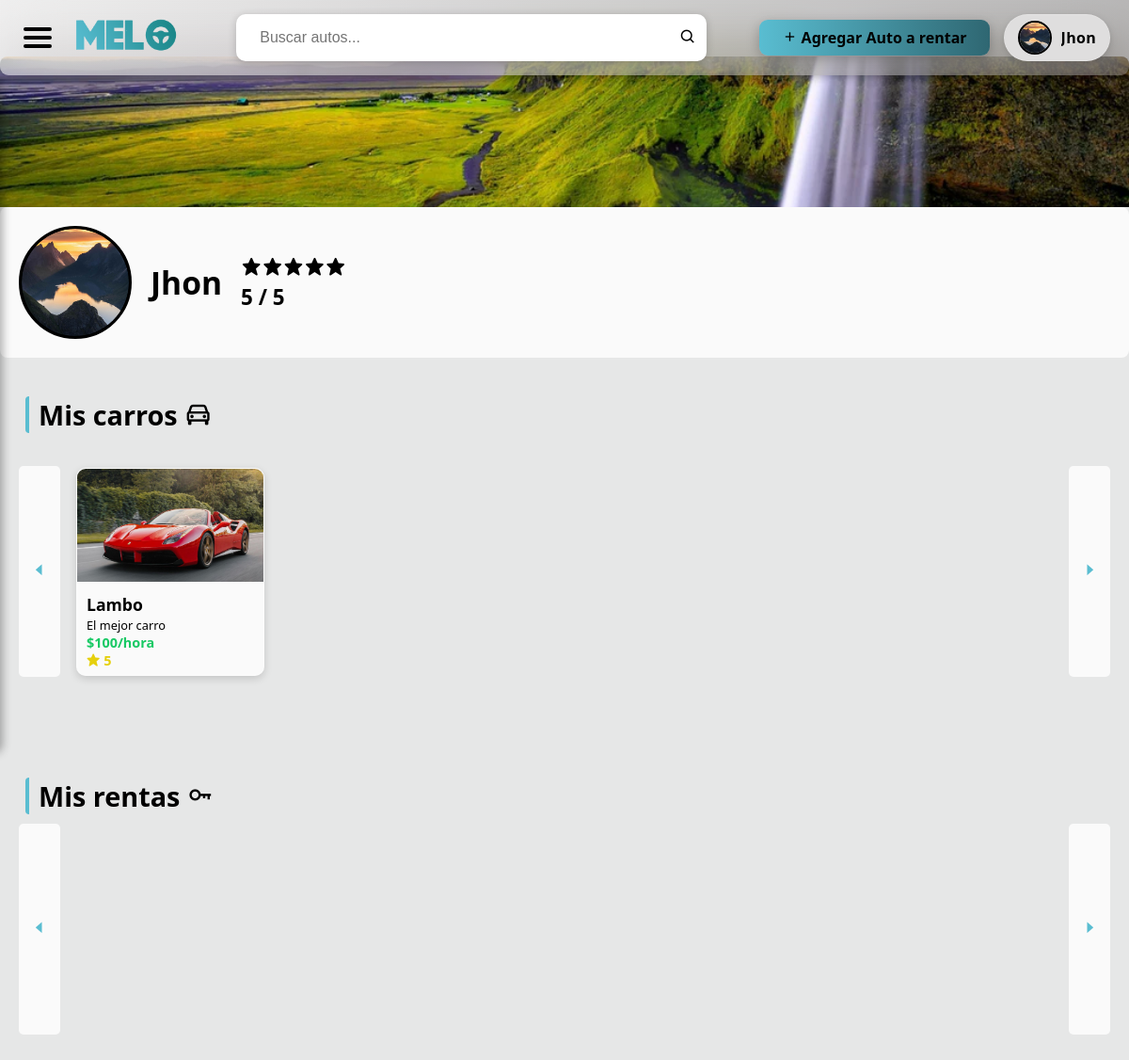
Page /profile.php (signed in) on the committed database.
### tables this page shows
CREATE TABLE `registro` (
  `ID_Registro` int(11) NOT NULL,
  `Nombre` varchar(100) NOT NULL,
  `CorreoElectronico` varchar(100) NOT NULL,
  `Contrasena` varchar(100) NOT NULL,
  `imagen_perfil` varchar(255) DEFAULT NULL,
  `imagen_fondo` varchar(255) DEFAULT NULL
);

CREATE TABLE `autos` (
  `id` int(11) NOT NULL,
  `usuario` varchar(100) NOT NULL,
  `nombre` varchar(100) NOT NULL,
  `descripcion` text DEFAULT NULL,
  `precio` varchar(50) DEFAULT NULL,
  `estrellas` int(11) DEFAULT 5,
  `imagen` varchar(255) DEFAULT NULL,
  `fecha_creacion` timestamp NOT NULL DEFAULT current_timestamp(),
  `categoria` varchar(50) DEFAULT 'General',
  `ubicacion` varchar(255) DEFAULT NULL,
  `oculto` tinyint(1) DEFAULT 0
);

### profile.php (the view, shortened to what this page needs)
<?php
require 'conexion.php';
$usuario = $_SESSION['usuario'] ?? '';
$datos = [];
if ($usuario) {
    $stmt = $conn->prepare("SELECT * FROM registro WHERE Nombre = ?");
    $stmt->bind_param("s", $usuario);
    $stmt->execute();
    $resultado = $stmt->get_result();
    $datos = $resultado->fetch_assoc();
}
?>
<!DOCTYPE html>
<html lang="es">
<head>
  <link rel="stylesheet" href="css/style.css">
  <link href='https://unpkg.com/boxicons@2.1.4/css/boxicons.min.css' rel='stylesheet'>
</head>
<body>
<?php include 'header.php'; ?>
<div class="profile-bg-container">
  <div class="background_and_profile">
    <div class="bp_header" style="background-image: url('<?php echo $datos['imagen_fondo'] ?? 'img/default-bg.jpg'; ?>');">
    </div>
    <div class="profile-content">
      <div class="profile_icon_big">
        <img src="<?php echo !empty($datos['imagen_perfil']) ? $datos['imagen_perfil'] : 'img/Profile_Icon.png'; ?>" class="profile-img">
      </div>
      <div class="name_bg">
        <div class="name_and_rating">
          <h2><?php echo htmlspecialchars($datos['Nombre'] ?? 'Usuario'); ?></h2>
          <div class="star-rating" data-usuario="<?php echo $usuario; ?>">
            <?php
              $stmt = $conn->prepare("SELECT AVG(estrellas) AS promedio FROM valoraciones WHERE usuario_valorado = ?");
              $stmt->bind_param("s", $usuario);
              $stmt->execute();
              $resultado = $stmt->get_result();
              $prom = $resultado->fetch_assoc();
              $promedio = isset($prom['promedio']) && $prom['promedio'] !== null ? round($prom['promedio'], 1) : 0;
              for ($i = 1; $i <= 5; $i++) {
                  $active = ($i <= $promedio) ? 'active' : '';
                  echo "<i class='bx bxs-star star $active' data-star='$i'></i>";
              }
              echo "<p class='rating-label'>$promedio / 5</p>";
            ?>
          </div>
        </div>
      </div>
    </div>
  </div>
</div>
<div class="profilecar">
  <section class="marketplace">
    <div class="category" id="Electricos">
      <div class="category-title">Mis carros <i class='bx bx-car'></i></div>
      <div class="carousel-wrapper">
        <button class="scroll-btn left" onclick="scrollLeftBtn('electricos-scroll')"><i class='bx bx-caret-left'></i></button>
        <div class="cards scrollable" id="electricos-scroll">
          <?php
          if ($usuario) {
              $stmt = $conn->prepare("SELECT * FROM autos WHERE usuario = ?");
              $stmt->bind_param("s", $usuario);
              $stmt->execute();
              $resultado = $stmt->get_result();
              while ($auto = $resultado->fetch_assoc()) {
                  ?>
                  <a href="detalle_auto.php?id=<?php echo $auto['id']; ?>" class="card">
                    <img src="<?php echo htmlspecialchars($auto['imagen']); ?>" alt="<?php echo htmlspecialchars($auto['nombre']); ?>">
                    <div class="info">
                      <h3><?php echo htmlspecialchars($auto['nombre']); ?></h3>
                      <p><?php echo htmlspecialchars($auto['descripcion']); ?></p>
                      <span class="price"><?php echo htmlspecialchars($auto['precio']); ?></span>
                      <span class="stars"><i class='bx bxs-star'></i> <?php echo intval($auto['estrellas']); ?> </span>
                    </div>
                  </a>
                  <?php
              }
          }
          ?>
        </div>
        <button class="scroll-btn right" onclick="scrollRightBtn('electricos-scroll')"><i class='bx bx-caret-right'></i></button>
      </div>
    </div>
  </section>
</div>
<div class="profilecar">
  <section class="marketplace">
    <div class="category" id="Rentas">
      <div class="category-title">Mis rentas <i class='bx bx-key'></i></div>
      <div class="carousel-wrapper">
        <button class="scroll-btn left" onclick="scrollLeftBtn('rentas-scroll')"><i class='bx bx-caret-left'></i></button>
        <div class="cards scrollable" id="rentas-scroll">
        </div>
        <button class="scroll-btn right" onclick="scrollRightBtn('rentas-scroll')"><i class='bx bx-caret-right'></i></button>
      </div>
    </div>
  </section>
</div>
</body>
</html>

### header.php (shortened to what this page needs)
<header class="main-header">
  <div class="toggle" id="menu-toggle" aria-label="Toggle menu" role="button" tabindex="0">
    <span></span><span></span><span></span>
  </div>
  <a href="index.php" onclick="if(window.location.pathname.endsWith('index.php')) return false class="logo-link" aria-label="Melo Logo">
    <img src="img/MeloFrontPagetext.png" alt="Melo Logo" class="titulo-img" title="La pagina principal de Melo" />
  </a>
<div class="Buscador">
  <form method="GET" action="index.php" style="display: flex; flex-direction: column; width: 100%; padding: 5px 10px; position: relative;">
    <div style="display: flex; align-items: center;">
      <input
        type="search"
        name="busqueda"
        class="buscardor-input"
        placeholder="Buscar autos..."
        title="Buscar autos disponibles"
        aria-label="Buscar autos disponibles"
        autocomplete="off"
        id="busquedaInput"
      />
      <button type="submit" style="background: none; border: none; cursor: pointer;">
        <i class='bx bx-search'></i>
      </button>
    </div>
  </form>
</div>
 <a href="agregar_auto.php" class="botonE"><i class='bx  bx-plus'  ></i> Agregar Auto a rentar</a>
  <div class="profile-container">
    <?php if (isset($_SESSION['usuario'])): ?>
      <?php
      $conexion = new mysqli("localhost", "root", "", "melocompany");
      $usuario = $_SESSION['usuario'];
      $sql = "SELECT imagen_perfil FROM registro WHERE Nombre = ?";
      $stmt = $conexion->prepare($sql);
      $stmt->bind_param("s", $usuario);
      $stmt->execute();
      $res = $stmt->get_result();
      $img = $res->fetch_assoc();
      $rutaPorDefecto = "img/Profile_Icon.png";
      $imagenRuta = (!empty($img['imagen_perfil']) && file_exists($img['imagen_perfil'])) ? $img['imagen_perfil'] : $rutaPorDefecto;
      ?>
      <div class="profile-info" style="display: flex; align-items: center; gap: 10px;">
        <img src="<?php echo htmlspecialchars($imagenRuta); ?>" alt="Imagen de perfil" class="profile-icon" />
        <span class="username"><?php echo htmlspecialchars($_SESSION['usuario']); ?></span>
      </div>
    <?php endif; ?>
  </div>
</header>

### rows in the picture
registro: imagen_perfil (picture), imagen_fondo (picture), Nombre "Jhon"
autos: imagen (picture), nombre "Lambo", descripcion "El mejor carro", precio "$100/hora", estrellas "5"

### other values in the picture
$_SESSION['usuario'] "Jhon"
$promedio "5"
